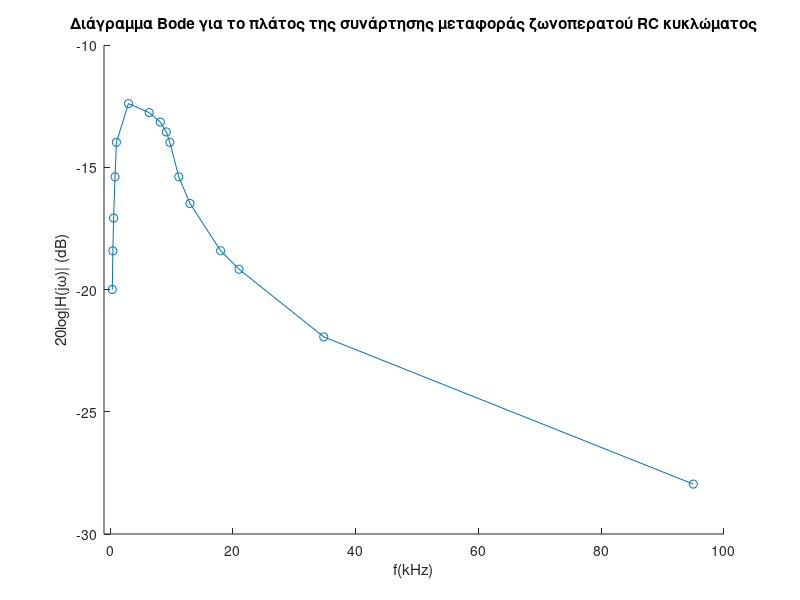

Recreate this plot in MATLAB.
%%Για την αναφορά του τρίτου εργαστηρίου των κυκλωμάτων
%%Μανώλης 29/11/2019
close all
clear all
%% Ζωνοπερατό RC -- 3ο κύκλωμα

kHz=[0.349 0.449 0.562 0.797 1.02 2.986 6.36 8.17 9.15 9.73 11.18 13 18 21 34.8 95];
v0pp_div=[1 1.2 1.4 1.7 2 2.4 2.3 2.2 2.1 2 1.7 1.5 1.2 1.1 0.8 0.4];

v0pp_volts=v0pp_div;

a=v0pp_volts./10;
db=20*log10(a);

hold on;
figure(1);
axis([-1 100 -30 -10]);
scatter(kHz, db, 'o');
plot(kHz, db);
xlabel('f(kHz)');
ylabel('20log|H(jω)| (dB)');
title('Διάγραμμα Bode για το πλάτος της συνάρτησης μεταφοράς ζωνοπερατού RC κυκλώματος');
hold off;
